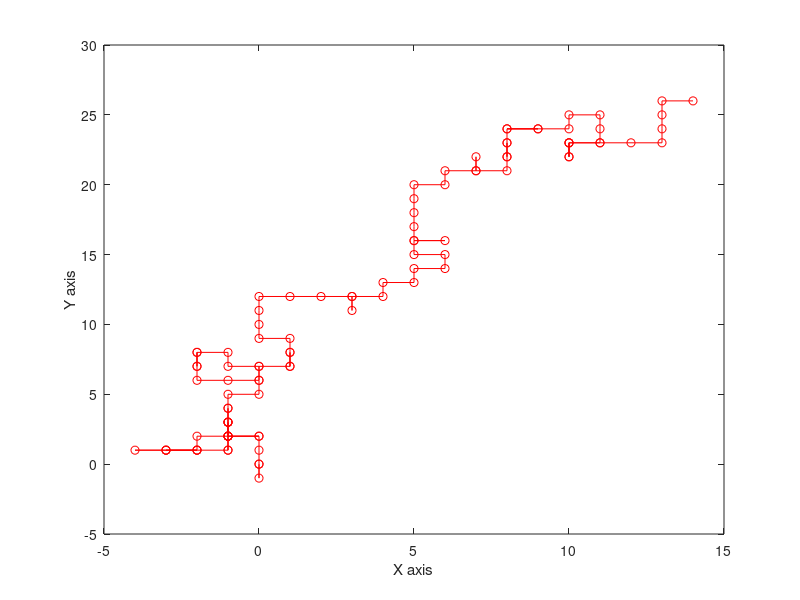

This chart was generated by the following MATLAB code:
clear all;
close all;
clc

N = 100;    % put different values like 10,20, .. to get the graphs
mat = zeros((N+1),2);

for i = 1:N
   
   m = randi(2);
   n = randi(3)-2;
   w = zeros(1,2);
   w(m) = n;
   if w == [0,0]     % this will make sure that the guy always makes a step
       while w == [0,0]
            m = randi(2);
            n = randi(2)-1;
            w = zeros(1,2);
            w(m) = n;
       end
   end
   mat(i+1,:) = mat(i,:)+w;
   
end

plot(mat(1:N+1,1), mat(1:N+1,2),'-ro')
xlabel('X axis');
ylabel('Y axis');

distance = sqrt(mat(:,1).* mat(:,1) + mat(:,2).*mat(:,2)); % for finding the final distance from origin
max_distance = max(distance)